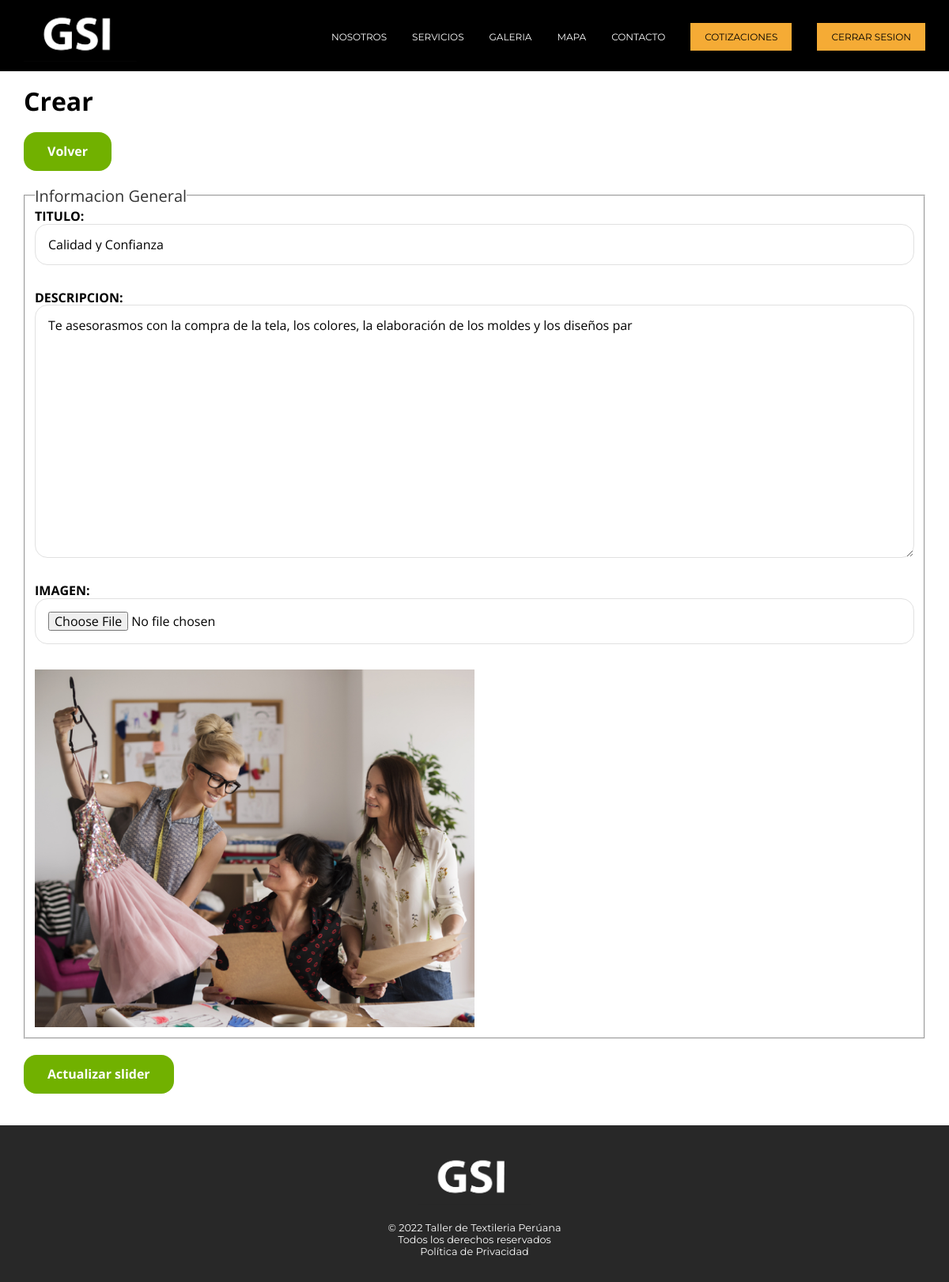
The app's page /view/admin/actualizar.php?id=33 (signed in) with its own data.
### tables this page shows
CREATE TABLE `slider` (
  `id` int(11) NOT NULL,
  `titulo` varchar(40) NOT NULL,
  `descripcion` varchar(400) NOT NULL,
  `imagen` varchar(200) NOT NULL
);

### view/admin/actualizar.php (the view, shortened to what this page needs)
<?php
   $id = $_GET["id"];
   $id = filter_var($id,FILTER_VALIDATE_INT);
   $db = conectar();
    $query = "SELECT * FROM slider where id='$id'";
    $resultado = mysqli_query($db,$query);
    $slider = mysqli_fetch_assoc($resultado);
    $titulo =  $slider['titulo'];
    $descripcion =  $slider['descripcion'];
    include('../../templates/header.php');
?>
    <main class="contenedor seccion">
        <h1>Crear</h1>
        <a href="index.php" class="boton boton-verde">Volver</a>
        <form action="" class="formulario" method="post" enctype="multipart/form-data">
            <fieldset>
                <legend>Informacion General</legend>
                <label for="titulo">Titulo:</label>
                <input type="text" id="titulo" name="titulo" placeholder="Titulo slider" value="<?= $titulo ?>">
                <label for="descripcion">Descripcion:</label>
                <textarea id="descripcion" name="descripcion"><?= $descripcion ?></textarea>
                <label for="imagen">Imagen:</label>
                <input type="file" id="imagen" name="imagen" accept="image/jpeg, image/png" >
                <img src="../../image/<?= $slider["imagen"] ?>" class="imagen-actualizar"></a>
            </fieldset>
                <input type="submit" value="Actualizar slider" class="boton boton-verde">
        </form>
    </main>
<?php
     include('../../templates/footer.php');
?>

### build/CSS/style.css (style rules this page uses)
html { line-height: 1.15; -webkit-text-size-adjust: 100%; }
body { margin: 0; }
main { display: block; }
a { background-color: transparent; }
img { border-style: none; }
button, input, optgroup, select, textarea { font-family: inherit; font-size: 100%; line-height: 1.15; margin: 0; }
button, input { overflow: visible; }
button, [type=button], [type=reset], [type=submit] { -webkit-appearance: button; }
fieldset { padding: 0.35em 0.75em 0.625em; }
legend { box-sizing: border-box; color: inherit; display: table; max-width: 100%; padding: 0; white-space: normal; }
textarea { overflow: auto; }
*, *::after, *::before { margin: 0; padding: 0; box-sizing: border-box; }
html { scroll-behavior: smooth; scroll-padding-top: 100px; }
img { max-width: 100%; }
body { font-family: "Open Sans", sans-serif; }
a { text-decoration: none; }

### build/CSS/admin.css (style rules this page uses)
.contenedor { width: 95%; max-width: 1200px; margin: 0 auto; }
.seccion { margin-top: 20px; margin-bottom: 2.5rem; }
body { display: flex; flex-direction: column; min-height: 100vh; }
.formulario input:not([type=submit]), .formulario textarea, .formulario select { padding: 1rem; display: block; width: 100%; background-color: #FFFFFF; border: 1px solid #e1e1e1; border-radius: 1rem; margin-bottom: 2rem; }
.formulario textarea { height: 20rem; }
.imagen-actualizar { width: 50%; }
.boton-verde { background-color: #71B100; color: #FFFFFF; font-weight: 700; text-decoration: none; padding: 10px 30px; text-align: center; margin-top: 20px; display: inline-block; border: none; line-height: 1.8; border-radius: 1rem; }
.formulario legend { font-size: 20px; color: #333333; }
legend { box-sizing: border-box; color: inherit; display: table; max-width: 100%; padding: 0; white-space: normal; }
.formulario label { font-weight: 700; text-transform: uppercase; display: block; }
fieldset { margin-top: 20px; }

### records on screen
slider: titulo "Calidad y Confianza", descripcion "Te asesorasmos con la compra de la tela, los colores, la elaboración de los moldes y los diseños par", imagen (picture)
